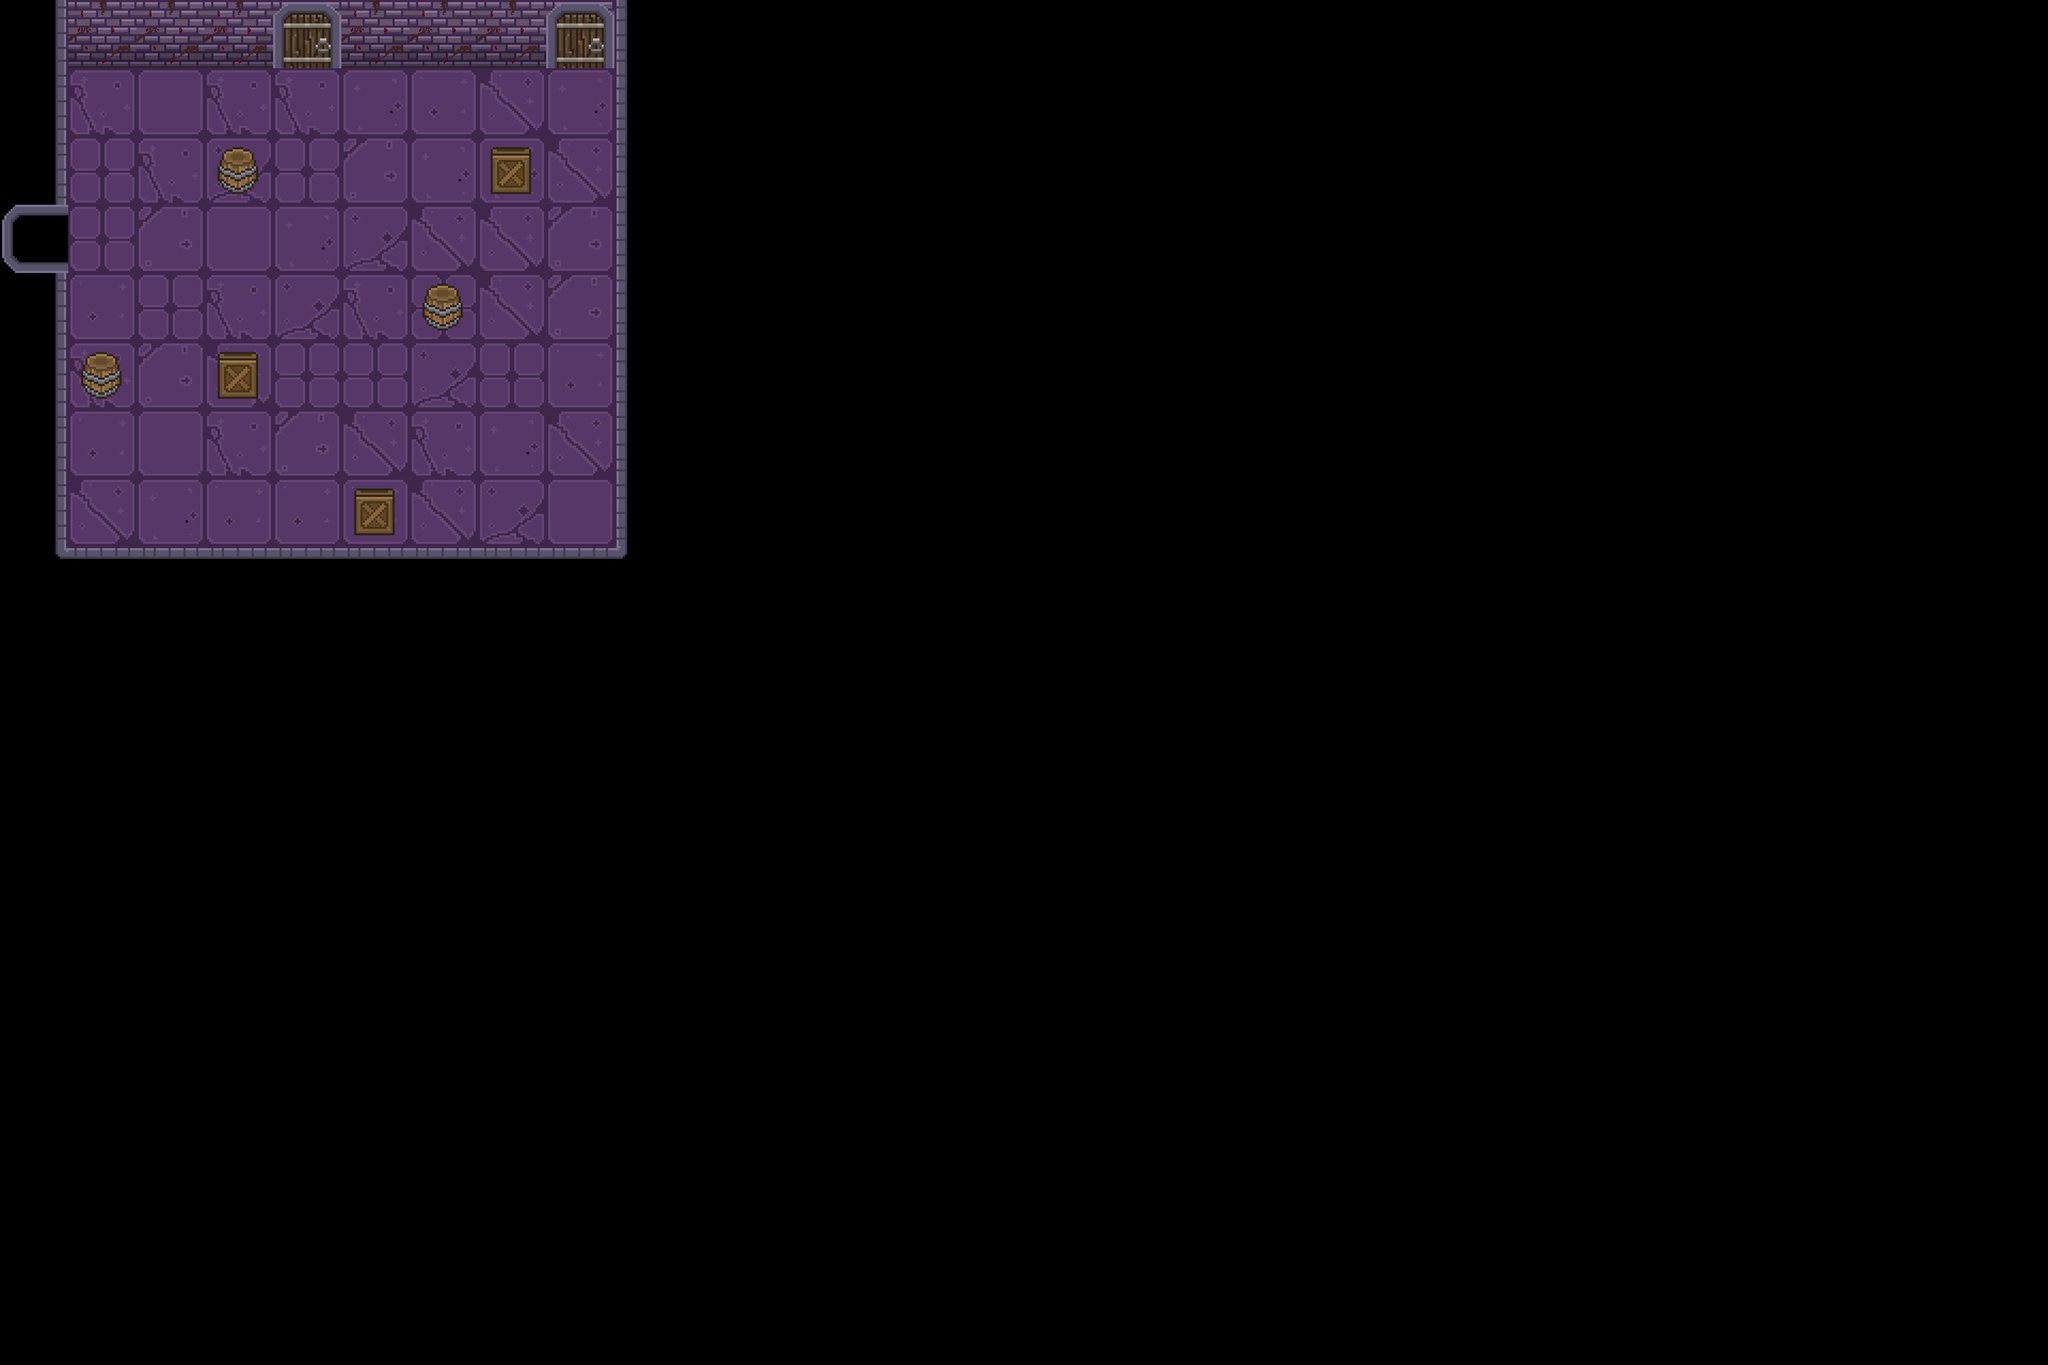

This game map was drawn from its Tiled (.tmx) file and the tilesets committed beside it. A one-line description and the full map source follow:
An orthogonal 30x20 tile map with 128x128 px tiles, 3 tile layers (terrain, walls, objects) and 4 objects (objects, door, player, capecao).

<map version="1.10" tiledversion="1.11.0" orientation="orthogonal" renderorder="right-down" width="30" height="20" tilewidth="128" tileheight="128" infinite="0" nextlayerid="7" nextobjectid="5">
 <tileset firstgid="1" source="dungeon_tile.tsx" />
 <layer id="1" name="terrain" width="30" height="20">
  <data encoding="csv">
0,0,0,0,0,0,0,0,0,0,0,0,0,0,0,0,0,0,0,0,0,0,0,0,0,0,0,0,0,0,
0,30,2,30,30,31,8,28,31,0,0,0,0,0,0,0,0,0,0,0,0,0,0,0,0,0,0,0,0,0,
0,29,30,27,29,19,31,31,28,0,0,0,0,0,0,0,0,0,0,0,0,0,0,0,0,0,0,0,0,0,
0,29,19,2,31,27,28,28,19,0,0,0,0,0,0,0,0,0,0,0,0,0,0,0,0,0,0,0,0,0,
0,8,29,30,27,30,29,28,19,0,0,0,0,0,0,0,0,0,0,0,0,0,0,0,0,0,0,0,0,0,
0,30,19,28,29,29,27,29,8,0,0,0,0,0,0,0,0,0,0,0,0,0,0,0,0,0,0,0,0,0,
0,8,2,30,19,28,30,31,28,0,0,0,0,0,0,0,0,0,0,0,0,0,0,0,0,0,0,0,0,0,
0,28,31,8,8,8,28,27,2,0,0,0,0,0,0,0,0,0,0,0,0,0,0,0,0,0,0,0,0,0,
0,0,0,0,0,0,0,0,0,0,0,0,0,0,0,0,0,0,0,0,0,0,0,0,0,0,0,0,0,0,
0,0,0,0,0,0,0,0,0,0,0,0,0,0,0,0,0,0,0,0,0,0,0,0,0,0,0,0,0,0,
0,0,0,0,0,0,0,0,0,0,0,0,0,0,0,0,0,0,0,0,0,0,0,0,0,0,0,0,0,0,
0,0,0,0,0,0,0,0,0,0,0,0,0,0,0,0,0,0,0,0,0,0,0,0,0,0,0,0,0,0,
0,0,0,0,0,0,0,0,0,0,0,0,0,0,0,0,0,0,0,0,0,0,0,0,0,0,0,0,0,0,
0,0,0,0,0,0,0,0,0,0,0,0,0,0,0,0,0,0,0,0,0,0,0,0,0,0,0,0,0,0,
0,0,0,0,0,0,0,0,0,0,0,0,0,0,0,0,0,0,0,0,0,0,0,0,0,0,0,0,0,0,
0,0,0,0,0,0,0,0,0,0,0,0,0,0,0,0,0,0,0,0,0,0,0,0,0,0,0,0,0,0,
0,0,0,0,0,0,0,0,0,0,0,0,0,0,0,0,0,0,0,0,0,0,0,0,0,0,0,0,0,0,
0,0,0,0,0,0,0,0,0,0,0,0,0,0,0,0,0,0,0,0,0,0,0,0,0,0,0,0,0,0,
0,0,0,0,0,0,0,0,0,0,0,0,0,0,0,0,0,0,0,0,0,0,0,0,0,0,0,0,0,0,
0,0,0,0,0,0,0,0,0,0,0,0,0,0,0,0,0,0,0,0,0,0,0,0,0,0,0,0,0,0
</data>
 </layer>
 <layer id="2" name="walls" width="30" height="20">
  <data encoding="csv">
38,3,3,3,3,3,3,3,3,3221225510,0,0,0,0,0,0,0,0,0,0,0,0,0,0,0,0,0,0,0,0,
38,0,0,0,0,0,0,0,0,3221225510,0,0,0,0,0,0,0,0,0,0,0,0,0,0,0,0,0,0,0,0,
38,0,0,0,0,0,0,0,0,3221225510,0,0,0,0,0,0,0,0,0,0,0,0,0,0,0,0,0,0,0,0,
38,0,0,0,0,0,0,0,0,3221225510,0,0,0,0,0,0,0,0,0,0,0,0,0,0,0,0,0,0,0,0,
38,0,0,0,0,0,0,0,0,3221225510,0,0,0,0,0,0,0,0,0,0,0,0,0,0,0,0,0,0,0,0,
38,0,0,0,0,0,0,0,0,3221225510,0,0,0,0,0,0,0,0,0,0,0,0,0,0,0,0,0,0,0,0,
38,0,0,0,0,0,0,0,0,3221225510,0,0,0,0,0,0,0,0,0,0,0,0,0,0,0,0,0,0,0,0,
38,0,0,0,0,0,0,0,0,3221225510,0,0,0,0,0,0,0,0,0,0,0,0,0,0,0,0,0,0,0,0,
3221225479,1610612774,1610612774,1610612774,1610612774,1610612774,1610612774,1610612774,1610612774,2684354567,0,0,0,0,0,0,0,0,0,0,0,0,0,0,0,0,0,0,0,0,
0,0,0,0,0,0,0,0,0,0,0,0,0,0,0,0,0,0,0,0,0,0,0,0,0,0,0,0,0,0,
0,0,0,0,0,0,0,0,0,0,0,0,0,0,0,0,0,0,0,0,0,0,0,0,0,0,0,0,0,0,
0,0,0,0,0,0,0,0,0,0,0,0,0,0,0,0,0,0,0,0,0,0,0,0,0,0,0,0,0,0,
0,0,0,0,0,0,0,0,0,0,0,0,0,0,0,0,0,0,0,0,0,0,0,0,0,0,0,0,0,0,
0,0,0,0,0,0,0,0,0,0,0,0,0,0,0,0,0,0,0,0,0,0,0,0,0,0,0,0,0,0,
0,0,0,0,0,0,0,0,0,0,0,0,0,0,0,0,0,0,0,0,0,0,0,0,0,0,0,0,0,0,
0,0,0,0,0,0,0,0,0,0,0,0,0,0,0,0,0,0,0,0,0,0,0,0,0,0,0,0,0,0,
0,0,0,0,0,0,0,0,0,0,0,0,0,0,0,0,0,0,0,0,0,0,0,0,0,0,0,0,0,0,
0,0,0,0,0,0,0,0,0,0,0,0,0,0,0,0,0,0,0,0,0,0,0,0,0,0,0,0,0,0,
0,0,0,0,0,0,0,0,0,0,0,0,0,0,0,0,0,0,0,0,0,0,0,0,0,0,0,0,0,0,
0,0,0,0,0,0,0,0,0,0,0,0,0,0,0,0,0,0,0,0,0,0,0,0,0,0,0,0,0,0
</data>
 </layer>
 <layer id="3" name="objects" width="30" height="20">
  <data encoding="csv">
0,34,34,34,33,34,34,34,33,0,0,0,0,0,0,0,0,0,0,0,0,0,0,0,0,0,0,0,0,0,
0,0,0,0,0,0,0,0,0,0,0,0,0,0,0,0,0,0,0,0,0,0,0,0,0,0,0,0,0,0,
0,0,0,26,0,0,0,25,0,0,0,0,0,0,0,0,0,0,0,0,0,0,0,0,0,0,0,0,0,0,
1610612759,0,0,0,0,0,0,0,0,0,0,0,0,0,0,0,0,0,0,0,0,0,0,0,0,0,0,0,0,0,
0,0,0,0,0,0,26,0,0,0,0,0,0,0,0,0,0,0,0,0,0,0,0,0,0,0,0,0,0,0,
0,26,0,25,0,0,0,0,0,0,0,0,0,0,0,0,0,0,0,0,0,0,0,0,0,0,0,0,0,0,
0,0,0,0,0,0,0,0,0,0,0,0,0,0,0,0,0,0,0,0,0,0,0,0,0,0,0,0,0,0,
0,0,0,0,0,25,0,0,0,0,0,0,0,0,0,0,0,0,0,0,0,0,0,0,0,0,0,0,0,0,
0,0,0,0,0,0,0,0,0,0,0,0,0,0,0,0,0,0,0,0,0,0,0,0,0,0,0,0,0,0,
0,0,0,0,0,0,0,0,0,0,0,0,0,0,0,0,0,0,0,0,0,0,0,0,0,0,0,0,0,0,
0,0,0,0,0,0,0,0,0,0,0,0,0,0,0,0,0,0,0,0,0,0,0,0,0,0,0,0,0,0,
0,0,0,0,0,0,0,0,0,0,0,0,0,0,0,0,0,0,0,0,0,0,0,0,0,0,0,0,0,0,
0,0,0,0,0,0,0,0,0,0,0,0,0,0,0,0,0,0,0,0,0,0,0,0,0,0,0,0,0,0,
0,0,0,0,0,0,0,0,0,0,0,0,0,0,0,0,0,0,0,0,0,0,0,0,0,0,0,0,0,0,
0,0,0,0,0,0,0,0,0,0,0,0,0,0,0,0,0,0,0,0,0,0,0,0,0,0,0,0,0,0,
0,0,0,0,0,0,0,0,0,0,0,0,0,0,0,0,0,0,0,0,0,0,0,0,0,0,0,0,0,0,
0,0,0,0,0,0,0,0,0,0,0,0,0,0,0,0,0,0,0,0,0,0,0,0,0,0,0,0,0,0,
0,0,0,0,0,0,0,0,0,0,0,0,0,0,0,0,0,0,0,0,0,0,0,0,0,0,0,0,0,0,
0,0,0,0,0,0,0,0,0,0,0,0,0,0,0,0,0,0,0,0,0,0,0,0,0,0,0,0,0,0,
0,0,0,0,0,0,0,0,0,0,0,0,0,0,0,0,0,0,0,0,0,0,0,0,0,0,0,0,0,0
</data>
 </layer>
 <objectgroup id="4" name="door">
  <object id="1" name="objects" x="584" y="80" />
  <object id="2" name="door" x="1088" y="80" />
 </objectgroup>
 <objectgroup id="5" name="player">
  <object id="3" name="player" x="168" y="408" />
 </objectgroup>
 <objectgroup id="6" name="capecao">
  <object id="4" name="capecao" x="156" y="496" />
 </objectgroup>
</map>
